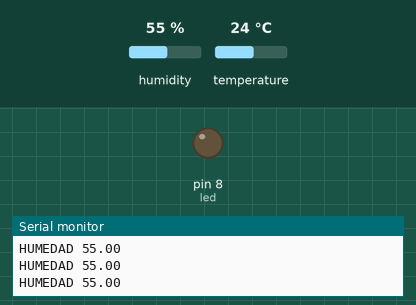
This sketch was run on a simulated Arduino Uno, built with avr-gcc and run on an emulated ATmega328P. On the bench: output pins drawn as LEDs (lit = HIGH), the last lines printed to the serial monitor. Inputs (shaded band) come from the test bench; at power-on: humidity 55 %, temperature 24 °C.

Above: at 2.9 s.
3.0 s: humidity set to 57 %
At 4.5 s:
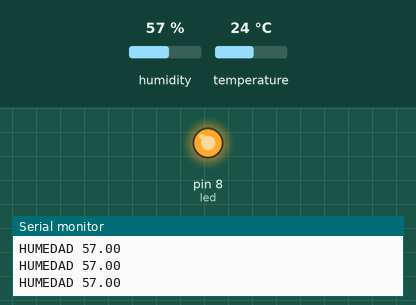
5.7 s: humidity set to 22 %
At 7.2 s:
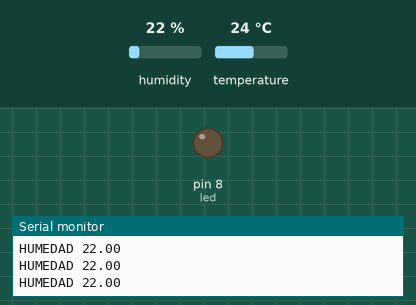
8.4 s: humidity set to 68 %
At 11.5 s:
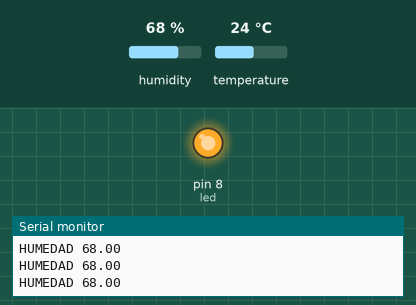
Timing chart, 0 to 13.0 s (numbered marks = the images above; inputs shaded):
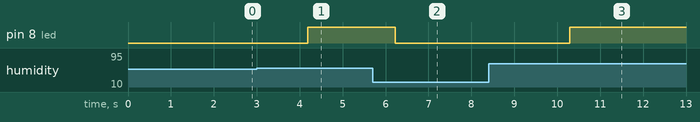

Measured:
- the behaviour switches between 55 and 56 % on humidity (found by bisection; images 0 and 1)
- after the input at 3.0 s, pin 8 (led): LOW → HIGH after 1.2 s
- after the input at 5.7 s, pin 8 (led): HIGH → LOW after 0.52 s
- after the input at 8.4 s, pin 8 (led): LOW → HIGH after 1.9 s

The sketch:

Humedad.ino
```cpp
#include <DHT.h>
#define DHTPIN 6
#define DHTTYPE DHT11
#define led 8

DHT dht(DHTPIN, DHTTYPE);

void setup() {
  // put your setup code here, to run once:
  Serial.begin(9600);
  dht.begin();
  pinMode(led, OUTPUT);
}

void loop() {
  // put your main code here, to run repeatedly:
  delay(100);
  float humedad = dht.readHumidity();

  if(isnan(humedad)){
    Serial.println("ERROR");
  }

  Serial.print("HUMEDAD ");
  Serial.println(humedad);

  if(humedad > 55){
    digitalWrite(led, HIGH);
  }else{
    digitalWrite(led, LOW);
  }

}
```
